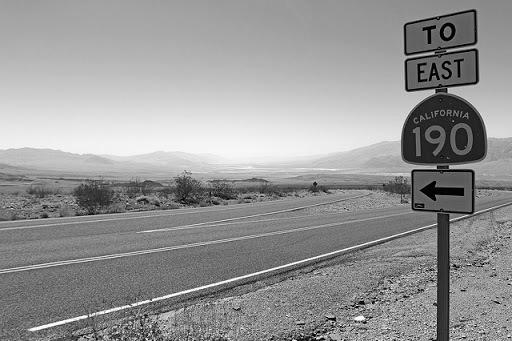
#> input picture road_sign_gray.jpg, 512 x 341 px
$ python '자율실험1.py'
#> lines starting #> are read from the running program, lines starting #| are printed output that depends on the picture
# 자율실험 1번

import numpy as np
import skimage.io as io
from matplotlib import pyplot as plt
from sklearn import cluster
import time

file = './road_sign_gray.jpg'
img = io.imread(file)
#> img is the input picture: shape (341, 512); min 0, max 255, mean 149.5

im = np.array(img)
x = im.reshape(-1,im.size).T

Times = []
k_s = []

for k in range(2,20):
    times = []
    for i in range(0,10):
        start = time.time()
        kmeans = cluster.KMeans(n_clusters=k)
        kmeans.fit(x)
        end = time.time()
        times.append(end-start)
    k_s.append(k)
    Times.append(np.mean(times))
#> after the loop, Times = [0.0448, 0.0694, 0.0737, 0.0636, 0.068, 0.0875, 0.0837, 0.0804, 0.123, 0.12, 0.107, 0.147, 0.109, 0.107, 0.129, 0.169, 0.144, 0.161]; k_s = [2, 3, 4, 5, 6, 7, 8, 9, 10, 11, 12, 13, 14, 15, 16, 17, 18, 19]


plt.plot(k_s,Times)
plt.xlabel("k")
plt.ylabel("Time")
plt.show()
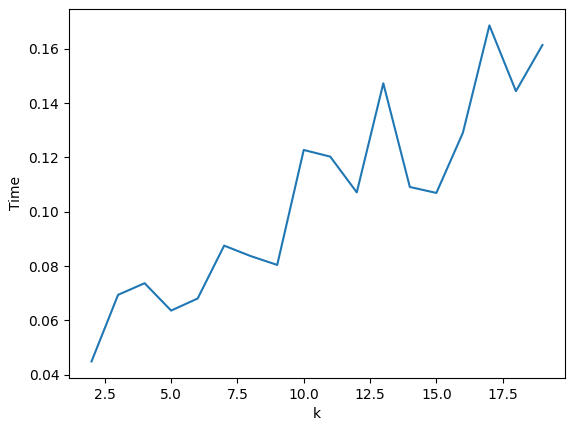
#> figure drawn by matplotlib, 1 panel; curve peaks at x = 17, y = 0.169
